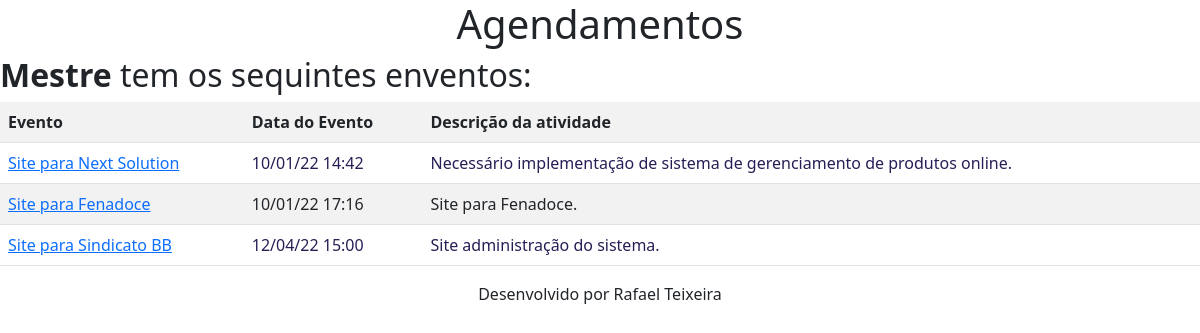
Page / (signed in) on the earlier database version.
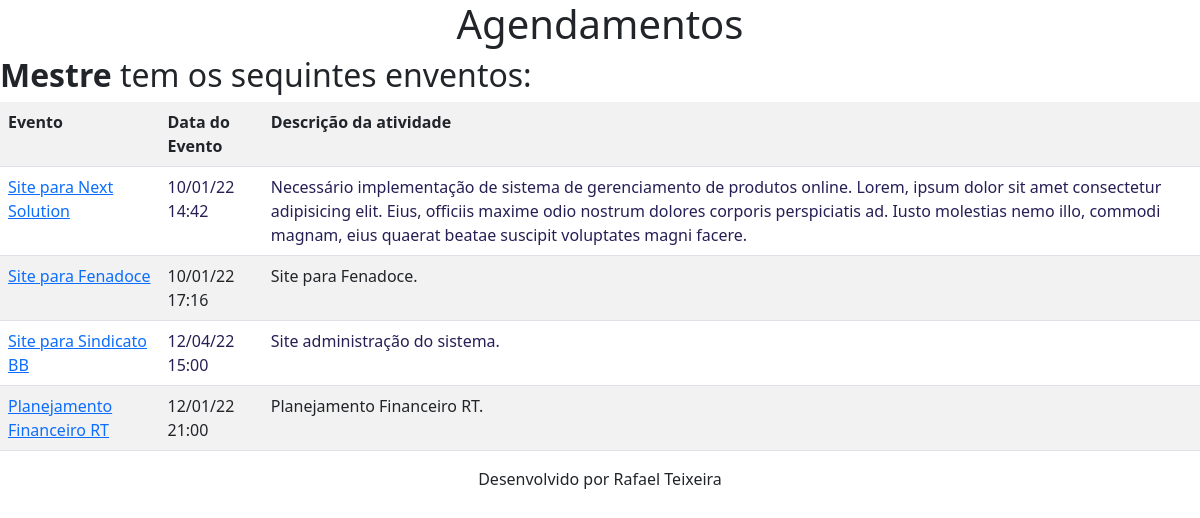
Same page on the later database version.
### core/models.py (models this page shows, shortened)
class Evento(models.Model):
    titulo=models.CharField(max_length=100)
    descricao=models.TextField(null=True, blank=True)
    data_evento=DateTimeField(verbose_name='Data do Evento')
    data_criacao=DateTimeField(auto_now=True,verbose_name='Data de Criacao')
    usuario=models.ForeignKey(User,on_delete=models.CASCADE) # models.cascade (Se o usuário for deletado, seus eventos também serão.) Para User será necessário defenir um valor padrão.
    class Meta:                 #Alteração do nome da tabela sqlite3: comando sqlmigrate core xxxx/dados para migração manual.
        db_table='evento'
    def get_data_evento(self):
        return self.data_evento.strftime('%d/%m/%y %H:%M')

### core/views.py (the view)
# urls.py: path('', views.agendamento,name='agendamento'),
def agendamento(resquest):
    usuario=resquest.user
    evento=Evento.objects.filter(usuario=usuario)
    usuario=str(usuario).capitalize
    dados={'eventos':evento,'usuario':usuario}
    return render(resquest,'agenda.html',dados)

### core/templates/agenda.html
{% extends 'model-page.html' %}
{% block content %}
    <center><h1>Agendamentos</h1></center>
    <h2><b>{{ usuario }}</b> tem os sequintes enventos:</h2>
    <table  id="lista" class="table table-striped table-hover table-responsive">
        <tr>
            <th>Evento</th>
            <th>Data do Evento</th>
            <th>Descrição da atividade</th>
        </tr>
        {% for evento in eventos %}
        <tr>
            <td><a href="titulo/{{evento.titulo}}/" target="_blank" enconding="utf-8">{{ evento.titulo }}</a></td>
            <td>{{ evento.get_data_evento }}</td>
            <td>{{ evento.descricao }}</td>
        </tr>
        {% endfor %}
    </table>
{% endblock %}

Differences in the rows shown:
changed Evento "Site para Next Solution": descricao "Necessário implementação de sistema de gerenciamento de produtos online." → "…gerenciamento de produtos online. Lorem, ipsum dolor sit amet consectetur adipisicing elit. Eius, officiis maxime odio nostrum dolores corporis perspiciatis ad. Iusto molestias nemo illo, commodi magnam, eius quaerat beatae suscipit voluptates magni facere."
added Evento: titulo "Planejamento Financeiro RT", get_data_evento "12/01/22 21:00", descricao "Planejamento Financeiro RT."
